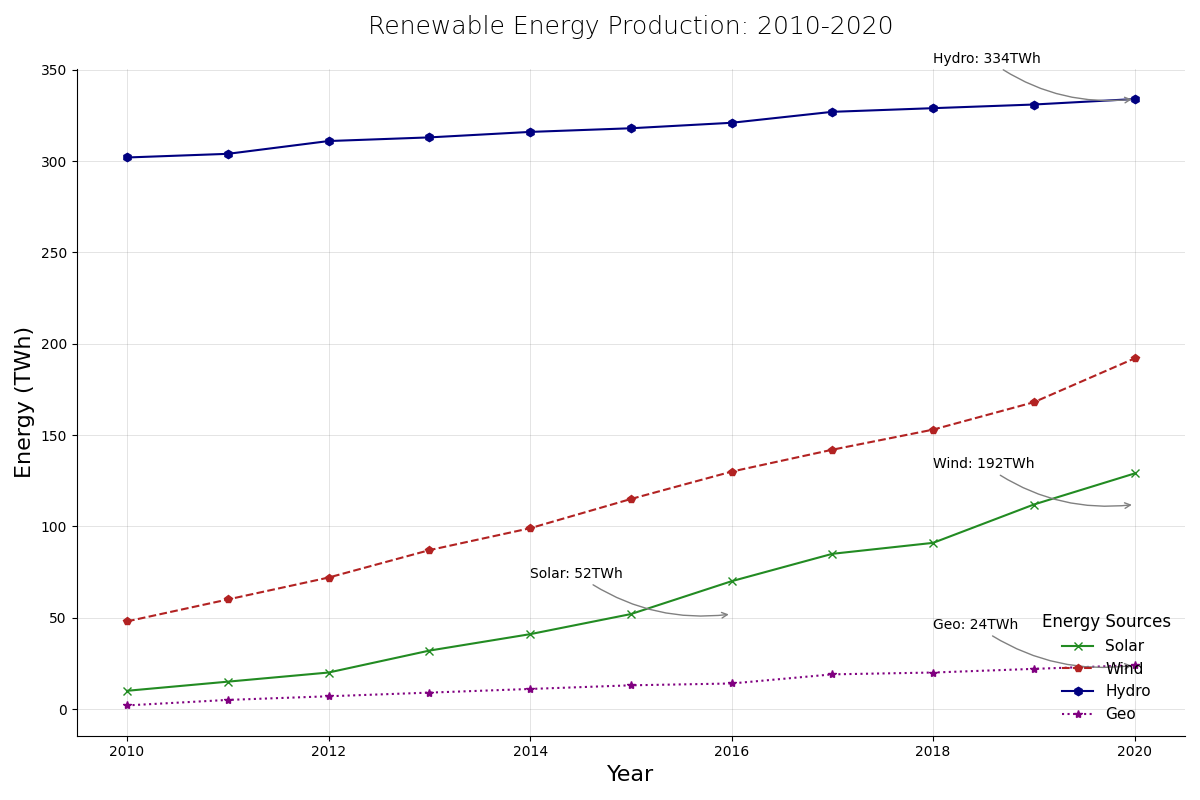

Write the Python code that produced this figure.
import matplotlib.pyplot as plt
import numpy as np

years = np.arange(2010, 2021)
solar = [10, 15, 20, 32, 41, 52, 70, 85, 91, 112, 129]
wind = [48, 60, 72, 87, 99, 115, 130, 142, 153, 168, 192]
hydro = [302, 304, 311, 313, 316, 318, 321, 327, 329, 331, 334]
geothermal = [2, 5, 7, 9, 11, 13, 14, 19, 20, 22, 24]

fig, ax = plt.subplots(figsize=(12, 8))

# Changed colors, marker types and line styles
ax.plot(years, solar, label='Solar', color='forestgreen', marker='x', linestyle='-')
ax.plot(years, wind, label='Wind', color='firebrick', marker='p', linestyle='--')
ax.plot(years, hydro, label='Hydro', color='navy', marker='h', linestyle='-')
ax.plot(years, geothermal, label='Geo', color='purple', marker='*', linestyle=':')

# Changed title, font weight and position
ax.set_title('Renewable Energy Production: 2010-2020', fontsize=18, fontweight='light', pad=25)
ax.set_xlabel('Year', fontsize=16)
ax.set_ylabel('Energy (TWh)', fontsize=16)
ax.set_xticks(years[::2]) # Display every second year
ax.set_yticks(np.arange(0, 400, 50))

# Altered legend style
ax.legend(title='Energy Sources', fontsize=11, title_fontsize=12, loc='lower right', frameon=False)

# Removed fancy annotation styling
annotations = [
    (2016, 52, 'Solar: 52TWh'),
    (2020, 112, 'Wind: 192TWh'),
    (2020, 334, 'Hydro: 334TWh'),
    (2020, 24, 'Geo: 24TWh')
]
for (year, output, text) in annotations:
    ax.annotate(text, xy=(year, output), xytext=(year - 2, output + 20),
                arrowprops=dict(arrowstyle='->', connectionstyle='arc3,rad=.2', color='gray'),
                fontsize=10)

# Added grid and border custom styling
ax.grid(linestyle='-', linewidth=0.5, color='gray', alpha=0.3)
ax.spines['top'].set_visible(False)
ax.spines['right'].set_visible(False)

plt.tight_layout()
plt.show()
